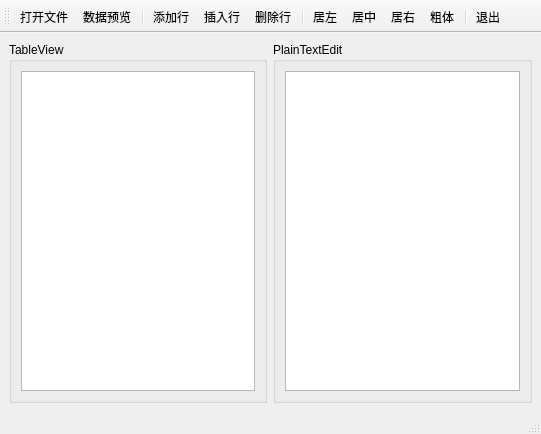
<?xml version="1.0" encoding="UTF-8"?>
<ui version="4.0">
 <class>MainWindow</class>
 <widget class="QMainWindow" name="MainWindow">
  <property name="geometry">
   <rect>
    <x>0</x>
    <y>0</y>
    <width>541</width>
    <height>434</height>
   </rect>
  </property>
  <property name="windowTitle">
   <string>MainWindow</string>
  </property>
  <widget class="QWidget" name="centralwidget">
   <layout class="QHBoxLayout" name="horizontalLayout">
    <item>
     <widget class="QGroupBox" name="groupBox">
      <property name="title">
       <string>TableView</string>
      </property>
      <layout class="QVBoxLayout" name="verticalLayout_2">
       <item>
        <widget class="QTableView" name="tableView"/>
       </item>
      </layout>
     </widget>
    </item>
    <item>
     <widget class="QGroupBox" name="groupBox_2">
      <property name="title">
       <string>PlainTextEdit</string>
      </property>
      <layout class="QVBoxLayout" name="verticalLayout">
       <item>
        <widget class="QPlainTextEdit" name="plainTextEdit"/>
       </item>
      </layout>
     </widget>
    </item>
   </layout>
  </widget>
  <widget class="QMenuBar" name="menubar">
   <property name="geometry">
    <rect>
     <x>0</x>
     <y>0</y>
     <width>541</width>
     <height>21</height>
    </rect>
   </property>
  </widget>
  <widget class="QStatusBar" name="statusbar"/>
  <widget class="QToolBar" name="toolBar">
   <property name="windowTitle">
    <string>toolBar</string>
   </property>
   <attribute name="toolBarArea">
    <enum>TopToolBarArea</enum>
   </attribute>
   <attribute name="toolBarBreak">
    <bool>false</bool>
   </attribute>
   <addaction name="actionOpen"/>
   <addaction name="actionModelData"/>
   <addaction name="separator"/>
   <addaction name="actionAppend"/>
   <addaction name="actionInsert"/>
   <addaction name="actionDelete"/>
   <addaction name="separator"/>
   <addaction name="actionAlignLeft"/>
   <addaction name="actionAlighCenter"/>
   <addaction name="actionAlignRight"/>
   <addaction name="actionFontBold"/>
   <addaction name="separator"/>
   <addaction name="actionExit"/>
  </widget>
  <action name="actionOpen">
   <property name="text">
    <string>打开文件</string>
   </property>
   <property name="toolTip">
    <string>打开文件</string>
   </property>
  </action>
  <action name="actionSave">
   <property name="text">
    <string>另存文件</string>
   </property>
   <property name="toolTip">
    <string>表格内容另存为文件</string>
   </property>
  </action>
  <action name="actionAppend">
   <property name="text">
    <string>添加行</string>
   </property>
   <property name="toolTip">
    <string>添加一行</string>
   </property>
  </action>
  <action name="actionInsert">
   <property name="text">
    <string>插入行</string>
   </property>
   <property name="toolTip">
    <string>插入一行</string>
   </property>
  </action>
  <action name="actionDelete">
   <property name="text">
    <string>删除行</string>
   </property>
   <property name="toolTip">
    <string>删除当前行</string>
   </property>
  </action>
  <action name="actionExit">
   <property name="text">
    <string>退出</string>
   </property>
   <property name="toolTip">
    <string>退出</string>
   </property>
  </action>
  <action name="actionModelData">
   <property name="text">
    <string>数据预览</string>
   </property>
   <property name="toolTip">
    <string>模型数据显示到文本框里</string>
   </property>
  </action>
  <action name="actionAlignLeft">
   <property name="text">
    <string>居左</string>
   </property>
   <property name="toolTip">
    <string>文字左对齐</string>
   </property>
  </action>
  <action name="actionAlignRight">
   <property name="text">
    <string>居右</string>
   </property>
   <property name="toolTip">
    <string>文字右对齐</string>
   </property>
  </action>
  <action name="actionAlighCenter">
   <property name="text">
    <string>居中</string>
   </property>
   <property name="toolTip">
    <string>文字居中对齐</string>
   </property>
  </action>
  <action name="actionFontBold">
   <property name="checkable">
    <bool>true</bool>
   </property>
   <property name="text">
    <string>粗体</string>
   </property>
   <property name="toolTip">
    <string>粗体文字</string>
   </property>
  </action>
 </widget>
 <resources/>
 <connections>
  <connection>
   <sender>actionExit</sender>
   <signal>triggered()</signal>
   <receiver>MainWindow</receiver>
   <slot>close()</slot>
   <hints>
    <hint type="sourcelabel">
     <x>-1</x>
     <y>-1</y>
    </hint>
    <hint type="destinationlabel">
     <x>270</x>
     <y>216</y>
    </hint>
   </hints>
  </connection>
 </connections>
</ui>
